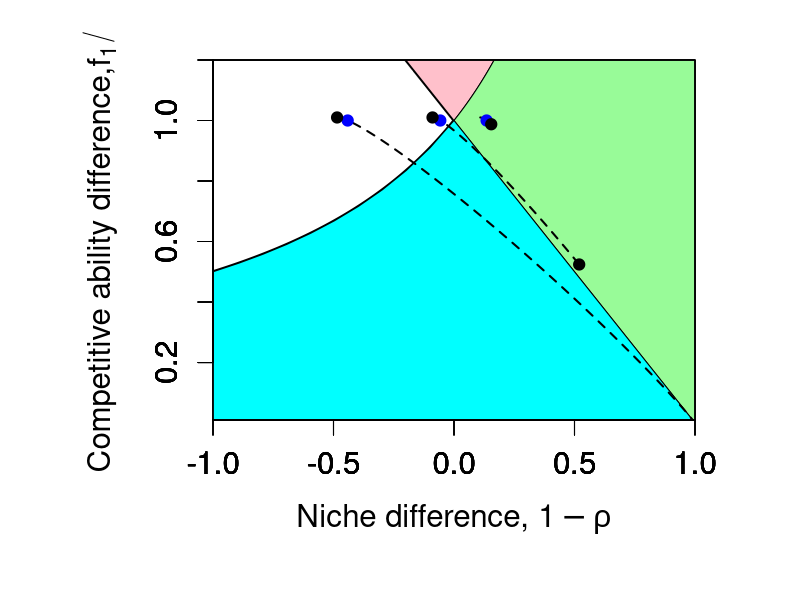

R code for this plot:
sim_traj00 = function( xeq1, xeq2, betaMax1, coex, res_ext, minX, maxX, minY, maxY ){
  
  x10 <- 0.1
  x2 <- -0.1
  opt_x <- 0
  
  lambdaMax <- 100
  
  trait <- seq( x10, xeq1, length=1001 )
  plot( 1-betaMax1*exp( -(x2-trait)^2 ), rep( ((lambdaMax-1)/(lambdaMax-1)), length=1001 ), 
        xlab="", ylab="", xlim = c(minX,maxX), ylim = c(minY,maxY),
        type = "l", lty = "dashed", col = "black", 
        lwd = 2, xaxs="i", yaxs="i"
      )
  points(  1-betaMax1*exp( -(x2-x10)^2 ), ((lambdaMax-1)/(lambdaMax-1)), 
           xlim = c(minX,maxX), ylim = c(minY,maxY), col = "blue", pch = 19 
      ) 
  if( coex ){
    
    points( 1-betaMax1*exp( -(x2-xeq1)^2 ), ((lambdaMax-1)/(lambdaMax-1)), 
            xlim = c(minX,maxX), ylim = c(minY,maxY), col = "black", pch = 19 
          ) 
  } 

}
### discrete-time 2 competitors model 
sim_traj01 = function( xeq1, xeq2, betaMax1, coex, res_ext, minX, maxX, minY, maxY ){
  
  x10 <- 0.1
  x2 <- -0.1
  opt_x <- 0
  
  lambdaMax <- 100
  
  trait <- seq( opt_x, xeq1, length=1001 )
  plot( 1-betaMax1*exp( -(x2-trait)^2 ), ((lambdaMax*exp( -(trait-opt_x)^2 )-1)/(lambdaMax*exp( -(x2-opt_x)^2 )-1)), 
        xlab="", ylab="", xlim = c(minX,maxX), ylim = c(minY,maxY),
        type = "l", lty = "dashed", col = "black", 
        lwd = 2, xaxs="i", yaxs="i"
      )
  points(  1-betaMax1*exp( -(x2-x10)^2 ), ((lambdaMax*exp( -(x2-opt_x)^2 )-1)/(lambdaMax*exp( -(x2-opt_x)^2 )-1)), 
           xlim = c(minX,maxX), ylim = c(minY,maxY), col = "blue", pch = 19 
        ) 
  if( coex ){
    
    points( 1-betaMax1*exp( -(x2-xeq1)^2 ), ((lambdaMax*exp( -(xeq1-opt_x)^2 )-1)/(lambdaMax*exp( -(x2-opt_x)^2 )-1)), 
            xlim = c(minX,maxX), ylim = c(minY,maxY), col = "black", pch = 19 
          ) 
  } 
  if( res_ext ){
    
    points( 1-betaMax1*exp( -(x2-xeq2)^2 ), ((lambdaMax*exp( -(xeq2-opt_x)^2)-1)/(lambdaMax*exp( -(x2-opt_x)^2 )-1)), 
            xlim = c(minX,maxX), ylim = c(minY,maxY), col = "black", pch = 19 
          ) 
  }
  
}
### continuous-time 2 competitors model 
sim_traj02 = function( xeq1, xeq2, betaMax1, coex, res_ext, minX, maxX, minY, maxY ){
  
  x10 <- 0.1
  x2 <- -0.1
  opt_x <- 0
  
  rMax <- 100
  
  trait <- seq( opt_x, xeq1, length=1001 )
  plot( 1-betaMax1*exp( -(x2-trait)^2 ), (rMax*exp( -(trait-opt_x)^2 )/(rMax*exp( -(x2-opt_x)^2 ))), 
        xlab="", ylab="", xlim = c(minX,maxX), ylim = c(minY,maxY),
        type = "l", lty = "dashed", col = "black", 
        lwd = 2, xaxs="i", yaxs="i"
      )
  points(  1-betaMax1*exp( -(x2-x10)^2 ), (rMax*exp( -(x2-opt_x)^2 )/(rMax*exp( -(x2-opt_x)^2 ))), 
           xlim = c(minX,maxX), ylim = c(minY,maxY), col = "blue", pch = 19 
        ) 
  if( coex ){
    
    points( 1-betaMax1*exp( -(x2-xeq1)^2 ), (rMax*exp( -(xeq1-opt_x)^2 )/(rMax*exp( -(x2-opt_x)^2 ))), 
            xlim = c(minX,maxX), ylim = c(minY,maxY), col = "black", pch = 19 
          ) 
  } 
  if( res_ext ){
    
    points( 1-betaMax1*exp( -(x2-xeq2)^2 ), (rMax*exp( -(xeq2-opt_x)^2 )/(rMax*exp( -(x2-opt_x)^2 ))), 
            xlim = c(minX,maxX), ylim = c(minY,maxY), col = "black", pch = 19 
          ) 
  }
  
}
### continuous-time 2-cosumer-2-resource model 
sim_traj03 = function( xeq1, xeq2, betaMax1, coex, res_ext, minX, maxX, minY, maxY ){
  
  csum <- 0.25; c11 <- seq( xeq2, xeq1, length=1000 ); c12 <- csum - c11
  c2 <- c(0.1,0.15)
  e1 <- c(0.06,0.1); e2 <- c(0.1,0.06)
  m1 <- 6*(c11 - 0.1)^2 + 0.47; m2 <- 0.5
  r <- c(10,10); K <- c(100,100)
  
  B1 <- e1[1]*c11*K[1]  
  B2 <- e1[2]*c12*K[2]  
  B3 <- e2[1]*c2[1]*K[1]  
  B4 <- e2[2]*c2[2]*K[2]  
  
  alpha11 <- (B1*c11/r[1] + B2*c12/r[2])/(B1+B2-m1)
  alpha12 <- (B1*c2[1]/r[1] + B2*c2[2]/r[2])/(B1+B2-m1)
  alpha21 <- (B3*c11/r[1] + B4*c12/r[2])/(B3+B4-m2)
  alpha22 <- (B3*c2[1]/r[1] + B4*c2[2]/r[2])/(B3+B4-m2)
  
  nd <- 1 - sqrt( (alpha12*alpha21)/(alpha11*alpha22) )
  fd <- sqrt( (alpha21*alpha22)/(alpha11*alpha12) )
  
  plot( nd, fd, 
        xlab="", ylab="", xlim = c(minX,maxX), ylim = c(minY,maxY),
        type = "l", lty = "dashed", col = "black", 
        lwd = 2, xaxs="i", yaxs="i"
      )
  
  ### initial state
  c11 <- 0.15; c12 <- csum - c11
  m1 <- 6*(c11 - 0.1)^2 + 0.47
  
  B1 <- e1[1]*c11*K[1]  
  B2 <- e1[2]*c12*K[2]  
  B3 <- e2[1]*c2[1]*K[1]  
  B4 <- e2[2]*c2[2]*K[2]  
  
  alpha11 <- (B1*c11/r[1] + B2*c12/r[2])/(B1+B2-m1)
  alpha12 <- (B1*c2[1]/r[1] + B2*c2[2]/r[2])/(B1+B2-m1)
  alpha21 <- (B3*c11/r[1] + B4*c12/r[2])/(B3+B4-m2)
  alpha22 <- (B3*c2[1]/r[1] + B4*c2[2]/r[2])/(B3+B4-m2)
  
  nd <- 1 - sqrt( (alpha12*alpha21)/(alpha11*alpha22) )
  fd <- sqrt( (alpha21*alpha22)/(alpha11*alpha12) )
  
  points( nd, fd, xlim = c(minX,maxX), ylim = c(minY,maxY), col = "blue", pch = 19 ) 
  
  if( coex ){
    
    c11 <- xeq1; c12 <- csum - c11
    m1 <- 6*(c11 - 0.1)^2 + 0.47
    
    B1 <- e1[1]*c11*K[1]  
    B2 <- e1[2]*c12*K[2]  
    B3 <- e2[1]*c2[1]*K[1]  
    B4 <- e2[2]*c2[2]*K[2]
    
    alpha11 <- (B1*c11/r[1] + B2*c12/r[2])/(B1+B2-m1)
    alpha12 <- (B1*c2[1]/r[1] + B2*c2[2]/r[2])/(B1+B2-m1)
    alpha21 <- (B3*c11/r[1] + B4*c12/r[2])/(B3+B4-m2)
    alpha22 <- (B3*c2[1]/r[1] + B4*c2[2]/r[2])/(B3+B4-m2)
    
    nd <- 1 - sqrt( (alpha12*alpha21)/(alpha11*alpha22) )
    fd <- sqrt( (alpha21*alpha22)/(alpha11*alpha12) )
    
    points( nd, fd, 
            xlim = c(minX,maxX), ylim = c(minY,maxY), col = "black", pch = 19 
          ) 
  } 
  if( res_ext ){
    
    c11 <- xeq2; c12 <- csum - c11
    m1 <- 6*(c11 - 0.1)^2 + 0.47
    
    B1 <- e1[1]*c11*K[1]  
    B2 <- e1[2]*c12*K[2]  
    B3 <- e2[1]*c2[1]*K[1]  
    B4 <- e2[2]*c2[2]*K[2]
    
    alpha11 <- (B1*c11/r[1] + B2*c12/r[2])/(B1+B2-m1)
    alpha12 <- (B1*c2[1]/r[1] + B2*c2[2]/r[2])/(B1+B2-m1)
    alpha21 <- (B3*c11/r[1] + B4*c12/r[2])/(B3+B4-m2)
    alpha22 <- (B3*c2[1]/r[1] + B4*c2[2]/r[2])/(B3+B4-m2)
    
    nd <- 1 - sqrt( (alpha12*alpha21)/(alpha11*alpha22) )
    fd <- sqrt( (alpha21*alpha22)/(alpha11*alpha12) )
    
    points( nd, fd, 
            xlim = c(minX,maxX), ylim = c(minY,maxY), col = "black", pch = 19 
          ) 
    
  }
  
}

niche_fitnessDiff = function(){

  reps <- 1000
  minX <- -1
  maxX <- 1.
  minY <- 0.01
  maxY <- 1.2
  
  mx <- (maxX-minX)*reps+1
  my <- (maxY-minY)*reps+1
  x <- seq( minX, maxX, length = mx )
  y <- seq( minY, maxY, length = my )
  z1 <- matrix( 0, length(x), length(y) )
  z2 <- matrix( 0, length(x), length(y) )
  # population density null-cline
  for(i in 1:mx){
    for(j in 1:my){
      z1[i,j] <- 1 - x[i] - y[j]
    }
  }
  par(ps=15)
  par(cex=1.5)
  contour( x, y, z1, 
           xlab = expression(paste("Niche difference, ", 1-rho)), 
           ylab = expression(paste("Competitive ability difference,", f[1]/f[2])), 
           drawlabels = F, levels=0, 
           col = "black", lwd = 3, cex=1, xaxs="i", yaxs="i"
          )
  
  for(i in 1:mx){
    for(j in 1:my){
      z2[i,j] <- y[j] - 1/(1-x[i])
    }
  }
  par(new=T)
  contour( x, y, z2, 
           xlab = "", ylab = "", 
           drawlabels = F, levels=0, 
           col = "black", lwd = 3, xaxs="i", yaxs="i"
          )
  
  
  ###=== coexistence or extinction region ===###
  int <- 0

  poly1 <- seq( minX, int, length=1000 )
  poly2 <- seq( int, maxX, length=1000 )
  poly3 <- seq( 1-1/minY, int, length=1000 )
  poly4 <- seq( int, 1-1/maxY, length=1000 )
  poly5 <- seq( 1-1/maxY, maxX, length=1000 )
  
  px <- c( poly1, poly4, rev(c(poly1,poly4)) )
  py <- c( 1-poly1, 1/(1-poly4), rep( maxY, length=length(rev(c(poly1,poly4))) ) )
  polygon(px,py,col="pink")
  
  px <- c( poly2, rev(poly5), rev(poly4) )
  py <- c( 1-poly2, rep(maxY,length=length(poly5)), 1/(1-rev(poly4)) )
  polygon(px,py,col="palegreen")
  
  px <- c( poly3, poly2, rev(c(poly3,poly2)) )
  py <- c( 1/(1-poly3), 1-poly2, rep(minY,length=length(rev(c(poly3,poly2)))) )
  polygon(px,py,col="cyan")
  
  ###=== simulation trajectory ===###
  par(new=T)
  sim_traj02( 0.81, 0, 1.1, TRUE, TRUE, minX, maxX, minY, maxY )
  par(new=T)
  sim_traj02( 2.2, 0, 1.5, FALSE, TRUE, minX, maxX, minY, maxY )
  par(new=T)
  sim_traj02( 0.15, 0, 0.9, TRUE, FALSE, minX, maxX, minY, maxY )
  

}

###=== graphic ===###
fname <- "~/morita-yamamichi2024/result/figureS14"
pdf( paste( fname, "pdf", sep = "." ), width = 8, height = 7 )
par(mar=c(5, 7, 1, 3)) # margin
par(oma = c(1, 0.1, 1, 0.5)) # outer margin

niche_fitnessDiff()

dev.off()
print( "supplementary figure S14 completed!" )